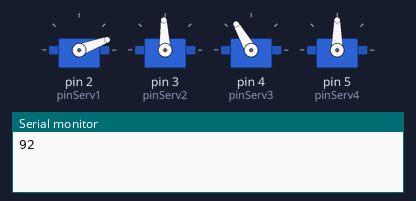
This sketch was run on a simulated Arduino Uno, built with avr-gcc and run on an emulated ATmega328P. On the bench: 4 × servo, the last lines printed to the serial monitor.

Above: at 0.05 s.
At 1.7 s:
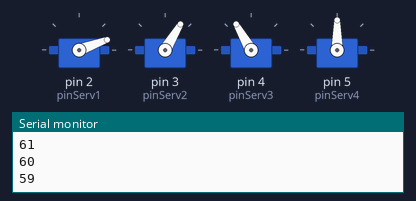
At 3.05 s:
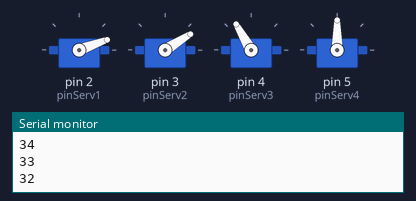
At 6.05 s:
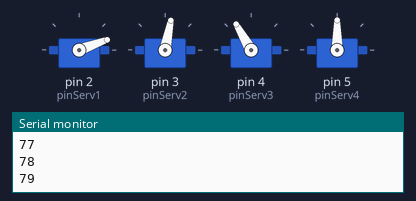
Timing chart, 0 to 8.6 s (numbered marks = the images above):
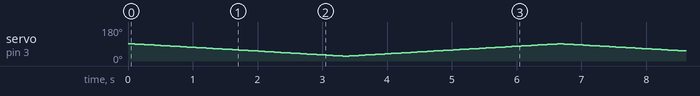

The sketch:

teste1.ino
```cpp
// inclui bibilioteca do servomotor
#include <Servo.h>

// define pinos dos servos
#define pinServ1 2
#define pinServ2 3
#define pinServ3 4
#define pinServ4 5

// nomeia os servos
Servo garra,base,motorLeft,motorRight;

// cria as variavies dos angulos de cada motor
int motor1,motor2,motor3,motor4;

unsigned long mostradorTimer = 1;
const unsigned long intervaloMostrador = 5000;
const unsigned long temp = 50;

void setup() {

  //inicia o monitor serial
  Serial.begin(9600);

  // atribui pinos dos servos
  garra.attach(pinServ1);
  base.attach(pinServ2);
  motorLeft.attach(pinServ3);
  motorRight.attach(pinServ4);

  /*
  * Seta a posição inicial para cada servo motor
  */
  garra.write(20);
  base.write(92);
  motorLeft.write(120);
  motorRight.write(90);
}

void loop(){

  /*
  * Posição Inicial
  * Começa apartir do ângulo de 92 e vai descrescendo para o ângulo de 25
  * Foi adicionado um tempo de 50 milisegundos entre cada descréscimo de ângulo
  */
  int angulo = 92;
  while(true) {
    print(angulo);
    angulo --;
    if(angulo == 25) {
      break;
    }
    delay(temp);
  }

  /*
  * Posição Final
  * Começa apartir do ângulo de 25 e vai crescendo para o ângulo de 92
  * Foi adicionado um tempo de 50 milisegundos entre cada acréscimo de ângulo
  */
  angulo = 25;
  while(true) {
    print(angulo);
    angulo ++;
    if(angulo == 92) {
      break;
    }
    delay(temp);
  }
}

// Essa função mostra o ângulo recebido por parâmetro de forma formatada
void print(int angulo){
  Serial.print(angulo);
  Serial.print("\n");
  base.write(angulo);
}
```
